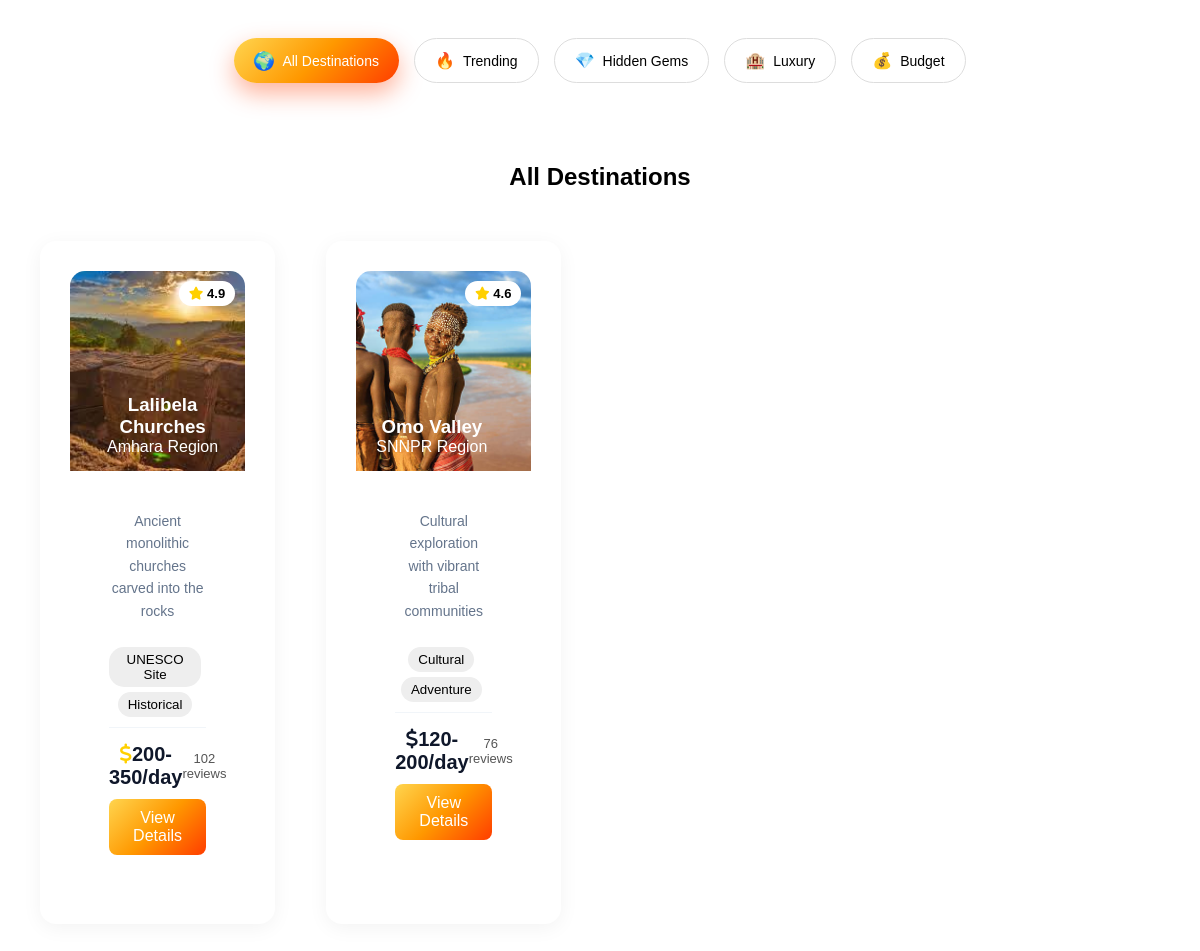
Before: /destination.php (lower part) with the older database file.
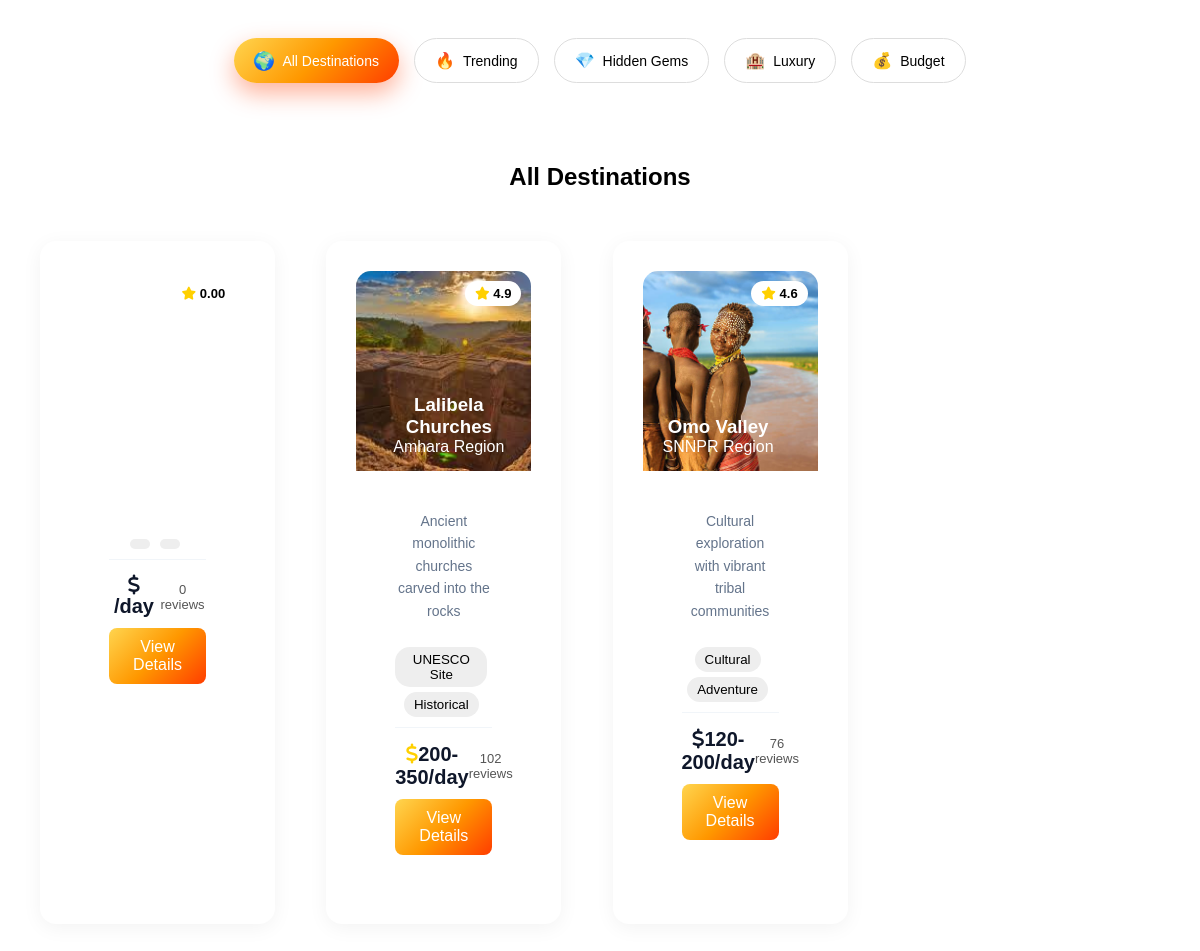
After: the same page with the newer database file.
### tables this page shows
CREATE TABLE `destinations` (
  `id` int(11) NOT NULL,
  `name` varchar(100) DEFAULT NULL,
  `tagline` varchar(255) DEFAULT NULL,
  `region` varchar(100) DEFAULT NULL,
  `type` enum('adventure','cultural','religious','historical','nature') DEFAULT NULL,
  `description` text DEFAULT NULL,
  `best_time` varchar(100) DEFAULT NULL,
  `weather_info` varchar(255) DEFAULT NULL,
  `average_cost` decimal(10,2) DEFAULT NULL,
  `budget_cost` varchar(50) DEFAULT NULL,
  `standard_cost` varchar(50) DEFAULT NULL,
  `luxury_cost` varchar(50) DEFAULT NULL,
  `accommodation` varchar(255) DEFAULT NULL,
  `rating` decimal(3,2) DEFAULT 0.00,
  `reviews` int(11) DEFAULT 0,
  `map_location` text DEFAULT NULL,
  `image` varchar(255) DEFAULT NULL,
  `image2` varchar(255) DEFAULT NULL,
  `image3` varchar(255) DEFAULT NULL,
  `image4` varchar(255) DEFAULT NULL
);

### destination.php (the view, shortened to what this page needs)
<?php
include 'config/db.php';
$sql = "SELECT * FROM destinations";
$result = mysqli_query($conn, $sql);
?>
<!DOCTYPE html>
<html lang="en">
<head>
    <link rel="stylesheet" href="style.css">
    <link href="https://googleapis.com" rel="stylesheet">
  <link rel="stylesheet" href="https://cloudflare.com">
  <link rel="stylesheet" href="https://cdn.jsdelivr.net/npm/swiper@11/swiper-bundle.min.css"/>
  <link rel="stylesheet" href="welcome.css">
  <link rel="stylesheet" href="cards.css">
  <link rel="stylesheet" href="ai.css">
    <link rel="stylesheet" href="https://cdnjs.cloudflare.com/ajax/libs/font-awesome/6.4.0/css/all.min.css">
</head>
<body>
 <section class="filter-section">
    <div class="filter-container">
        <button class="filter-btn active">
            <span>🌍</span> All Destinations
        </button>
        <button class="filter-btn">
            <span>🔥</span> Trending
        </button>
        <button class="filter-btn">
            <span>💎</span> Hidden Gems
        </button>
        <button class="filter-btn">
            <span>🏨</span> Luxury
        </button>
        <button class="filter-btn">
            <span>💰</span> Budget
        </button>
    </div>
    </section>
<section class="cards-section">
    <h2 class="results-title">All Destinations</h2>
    <div class="cards-container">
       <?php while($row = mysqli_fetch_assoc($result)) { ?>
<div class="card">
    <div class="card-slider">
        <div class="image-text">
            <h3><?php echo $row['name']; ?></h3>
            <p><?php echo $row['region']; ?></p>
        </div>
        <div class="rating">
            <i class="fas fa-star" style="color: rgb(255, 208, 0);"></i>
            <?php echo $row['rating']; ?>
        </div>
    </div>
    <div class="card-inner">
        <div class="card-content">
            <div class="tags">
                <button><?php echo $row['tag1']; ?></button>
                <button><?php echo $row['tag2']; ?></button>
            </div>
            <div class="card-footer">
                <span class="price">
                    <i class="fas fa-dollar-sign"></i>
                    <?php echo $row['price_range']; ?>/day
                </span>
                <span class="reviews">
                    <?php echo $row['reviews']; ?> reviews
                </span>
            </div>
            <a href="destination-details.php?id=<?php echo $row['id']; ?>" class="details-btn">
                View Details
            </a>
        </div>
    </div>
</div>
<?php } ?>
        <div class="card">
            <div class="card-slider">
                <img class="active">
                <div class="image-text">
                    <h3>Lalibela Churches</h3>
                    <p>Amhara Region</p>
                </div>
                <div class="rating"><i class="fas fa-star" style="color:  rgb(255, 208, 0);"></i> 4.9</div>
            </div>
            <div class="card-inner">
                <div class="card-content">
                    <p class="desc">Ancient monolithic churches carved into the rocks</p>
                    <div class="tags">
                        <button>UNESCO Site</button>
                        <button>Historical</button>
                    </div>
                    <div class="card-footer">
                        <span class="price"><i class="fas fa-dollar-sign" style="color:  rgb(255, 208, 0);"></i>200-350/day</span>
                        <span class="reviews">102 reviews</span>
                    </div>
                     <a href="lalibela.html" class="details-btn">View Details</a>
                </div>
            </div>
        </div>
        <div class="card">
            <div class="card-slider">
                <img src="images/omov1.jpg" class="active">
                <div class="image-text">
                    <h3>Omo Valley</h3>
                    <p>SNNPR Region</p>
                </div>
                <div class="rating"><i class="fas fa-star"  style="color:  rgb(255, 208, 0);"></i> 4.6</div>
            </div>
            <div class="card-inner">
                <div class="card-content">
                    <p class="desc">Cultural exploration with vibrant tribal communities</p>
                    <div class="tags">
                        <button>Cultural</button>
                        <button>Adventure</button>
                    </div>
                    <div class="card-footer">
                        <span class="price"><i class="fas fa-dollar-sign"></i>120-200/day</span>
                        <span class="reviews">76 reviews</span>
                    </div>
                    <a href="omo valley.html" class="details-btn">View Details</a>
                </div>
            </div>
        </div>
    </div>
</section>
</body>
</html>

Changed rows visible on the page:
added destinations: rating "0.00", reviews "0"
